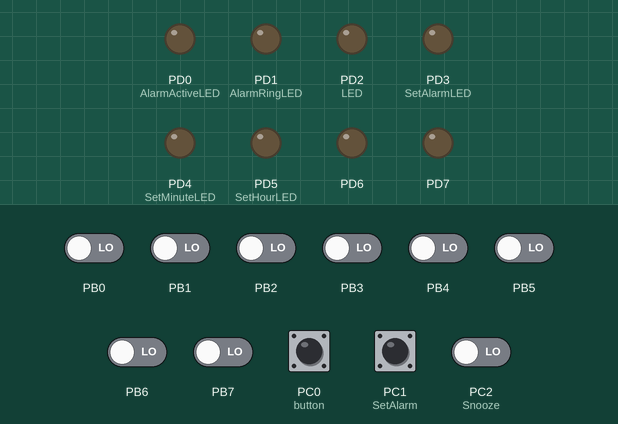
This program was run on a simulated ATmega328P, built with avr-gcc and emulated at 1 MHz (the files do not name the chip). On the bench: output pins drawn as LEDs (lit = HIGH). Wiring (inferred from the names in the program): DS3231 clock at I2C address 0x68. Dashed ring = blinking. The test bench sets the inputs (shaded band); at power-on: PB0–7, PC0 (button), PC1 (SetAlarm), PC2 (Snooze) LOW. The local clock reads 2024-03-15 10:24:30 at power-on unless the program sets it.

Above: at 1.2 s.
1.3 s: PC0 (button) pulled HIGH for 3.2 s
At 2.2 s:
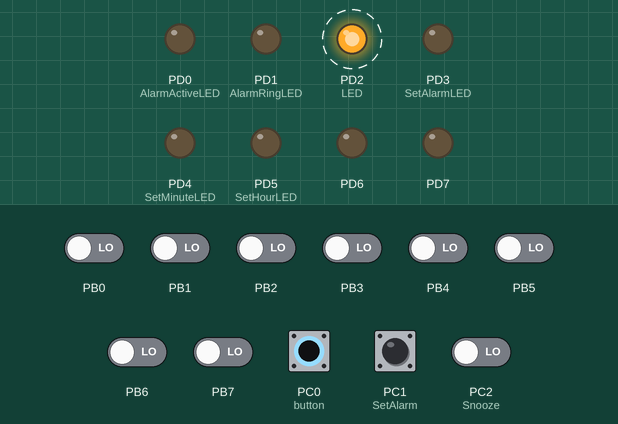
6.0 s: PC1 (SetAlarm) pulled HIGH for 0.15 s
At 7.2 s:
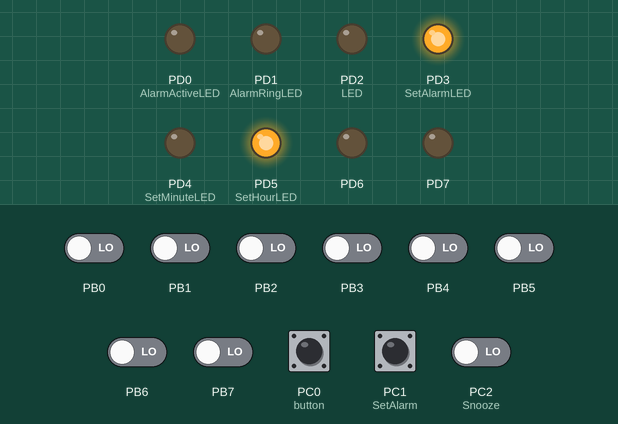
8.0 s: PC1 (SetAlarm) pulled HIGH for 1 s
At 10.2 s:
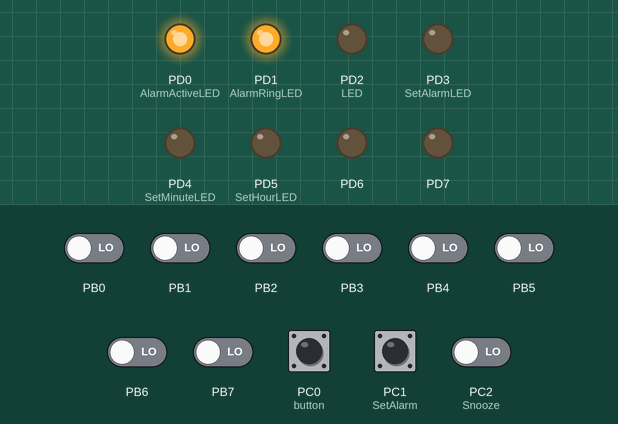
10.5 s: PC2 (Snooze) driven HIGH
At 11.5 s:
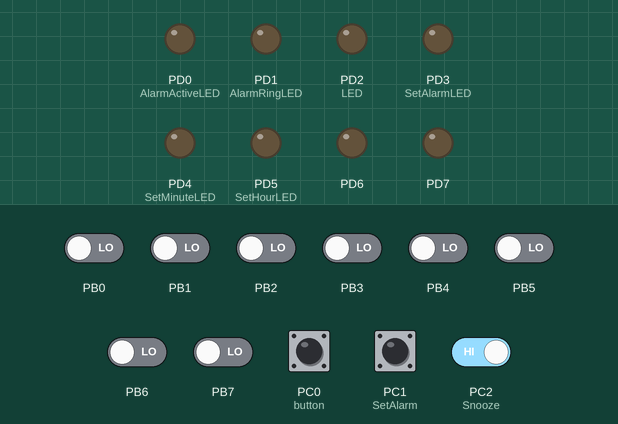
12.0 s: PC0 (button) pulled HIGH for 0.15 s
At 13.7 s:
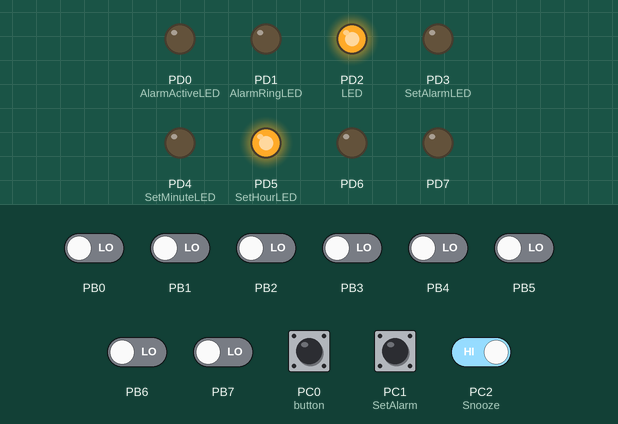
14.0 s: PC0 (button) pulled HIGH for 1 s
At 14.31 s:
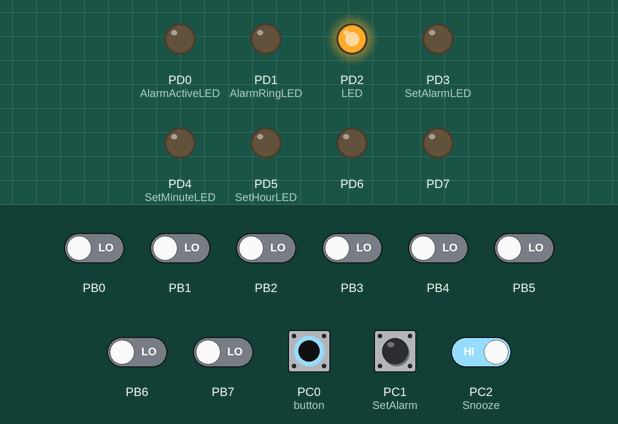
Timing chart, 0 to 17.0 s (numbered marks = the images above; inputs shaded):
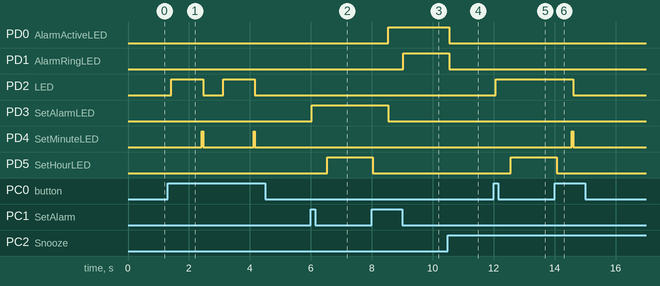

The program:

main.cpp
```cpp
/*
 * alarm_timing.cpp
 *
 * Created: 5/11/2021 11:22:40 AM
 * Author : Chathuni
 */


#ifndef F_CPU
#define F_CPU 1000000UL
#endif

#include <avr/io.h>
#include <util/delay.h>
#include <stdint.h>

#include "Alarm_timing.h"		// Local Library

#define SDA PINC4
#define SCL PINC5

DS3231 RTC(SDA,SCL);

int main(void)
{
	// initialing pins as inputs/outputs and setting initial values
	// function from library Alarm_timing
	int set_time_input = 0;
	int set_alarm_input = 0;

	Alarm alarm1;
	RTC.begin();

	Alarm_timing_init();

    while (1)
    {
		// get the current time
		Time t = RTC.getTime();
		int h = t.hour;
		int m = t.min;

		// check if any mode button is pressed, if so execute respective function

		// set time
		set_time_input = PINC & (1<<SetTime); // status of the set time button; 0 -> not pressed , otherwise -> pressed
		if (set_time_input > 0)	Alarm_timing_set_time(RTC);	// the button is pressed


		// set new alarm
		set_alarm_input = PINC & (1<<SetAlarm); // state of the set alarm button; 0 -> not pressed , otherwise -> pressed

		// if set alarm is pressed without a current active alarm --> set new alarm
		if (set_alarm_input > 0 && alarm1.active == 0)
		{
			alarm1.set();
		}

		set_alarm_input = PINC & (1<<SetAlarm); // state of the set alarm button; 0 -> not pressed , otherwise -> pressed

		// if set alarm is pressed with a current active alarm --> delete the current alarm
		if (set_alarm_input > 0 && alarm1.active == 1)
		{
			alarm1.del();
		}


		// check for alarm time
		if (alarm1.hour == h && alarm1.minute == m && alarm1.active == 1)
		{
			alarm1.ring();
		}

		_delay_ms(100);

    }
	return 0;
}
```

Alarm_timing.cpp
```cpp
/*
 * Alarm_timing.cpp
 *
 * Created: 5/11/2021 11:27:18 AM
 *  Author: Chathuni
 */

#ifndef F_CPU
#define F_CPU 1000000UL
#endif

#include "Alarm_timing.h"
#include <avr/io.h>
#include <util/delay.h>
#include <stdint.h>

#ifndef TWI_FREQ
#define TWI_FREQ 400000L
#endif


#define REG_SEC		0x00
#define REG_MIN		0x01
#define REG_HOUR	0x02
#define REG_DOW		0x03
#define REG_DATE	0x04
#define REG_MON		0x05
#define REG_YEAR	0x06
#define REG_CON		0x0e
#define REG_STATUS	0x0f
#define REG_AGING	0x10
#define REG_TEMPM	0x11
#define REG_TEMPL	0x12

#define DS3231_ADDR_R	0xD1
#define DS3231_ADDR_W	0xD0
#define DS3231_ADDR		0x68

#define cbi(sfr, bit) (_SFR_BYTE(sfr) &= ~_BV(bit))

#define SDA PINC4
#define SCL PINC5

/*************** Class methods for Time ***************/
Time::Time()
{
	this->year = 2021;
	this->mon  = 5;
	this->date = 28;
	this->hour = 0;
	this->min  = 0;
	this->sec  = 0;
	this->dow  = 3;
}

/************** Class methods for DS3231 **************/
DS3231::DS3231(uint8_t data_pin, uint8_t sclk_pin)
{
	_sda_pin = data_pin;
	_scl_pin = sclk_pin;
}

void DS3231::begin()
{
	// activate internal pullups for twi.
	PORTC |= (1<<SDA);
	PORTC |= (1<<SCL);

	// initialize twi prescalar and bit rate
	cbi(TWSR, TWPS0);
	cbi(TWSR, TWPS1);
	TWBR = ((F_CPU / TWI_FREQ) - 16) / 2;

	// enable twi module and twi interrupt
	TWCR = _BV(TWEN) | _BV(TWIE);
}

void DS3231::_burstRead()
{
	// Send start address
	TWCR = _BV(TWEN) | _BV(TWEA) | _BV(TWINT) | _BV(TWSTA);						// Send START
	while ((TWCR & _BV(TWINT)) == 0) {};										// Wait for TWI to be ready
	TWDR = DS3231_ADDR_W;
	TWCR = _BV(TWEN) | _BV(TWINT) | _BV(TWEA);									// Clear TWINT to proceed
	while ((TWCR & _BV(TWINT)) == 0) {};										// Wait for TWI to be ready
	TWDR = 0;
	TWCR = _BV(TWEN) | _BV(TWINT) | _BV(TWEA);									// Clear TWINT to proceed
	while ((TWCR & _BV(TWINT)) == 0) {};										// Wait for TWI to be ready

	// Read data starting from start address
	TWCR = _BV(TWEN) | _BV(TWEA) | _BV(TWINT) | _BV(TWSTA);						// Send rep. START
	while ((TWCR & _BV(TWINT)) == 0) {};										// Wait for TWI to be ready
	TWDR = DS3231_ADDR_R;
	TWCR = _BV(TWEN) | _BV(TWINT) | _BV(TWEA);									// Clear TWINT to proceed
	while ((TWCR & _BV(TWINT)) == 0) {};										// Wait for TWI to be ready
	for (int i=0; i<7; i++)
	{
		TWCR = _BV(TWEN) | _BV(TWINT) | _BV(TWEA);								// Send ACK and clear TWINT to proceed
		while ((TWCR & _BV(TWINT)) == 0) {};									// Wait for TWI to be ready
		_burstArray[i] = TWDR;
	}
	TWCR = _BV(TWEN) | _BV(TWINT);												// Send NACK and clear TWINT to proceed
	while ((TWCR & _BV(TWINT)) == 0) {};										// Wait for TWI to be ready

	TWCR = _BV(TWEN)| _BV(TWINT) | _BV(TWSTO);									// Send STOP
}

uint8_t DS3231::_readRegister(uint8_t reg)
{
	uint8_t	readValue=0;

	// Send start address
	TWCR = _BV(TWEN) | _BV(TWEA) | _BV(TWINT) | _BV(TWSTA);						// Send START
	while ((TWCR & _BV(TWINT)) == 0) {};										// Wait for TWI to be ready
	TWDR = DS3231_ADDR_W;
	TWCR = _BV(TWEN) | _BV(TWINT) | _BV(TWEA);									// Clear TWINT to proceed
	while ((TWCR & _BV(TWINT)) == 0) {};										// Wait for TWI to be ready
	TWDR = reg;
	TWCR = _BV(TWEN) | _BV(TWINT) | _BV(TWEA);									// Clear TWINT to proceed
	while ((TWCR & _BV(TWINT)) == 0) {};										// Wait for TWI to be ready

	// Read data starting from start address
	TWCR = _BV(TWEN) | _BV(TWEA) | _BV(TWINT) | _BV(TWSTA);						// Send rep. START
	while ((TWCR & _BV(TWINT)) == 0) {};										// Wait for TWI to be ready
	TWDR = DS3231_ADDR_R;
	TWCR = _BV(TWEN) | _BV(TWINT) | _BV(TWEA);									// Clear TWINT to proceed
	while ((TWCR & _BV(TWINT)) == 0) {};										// Wait for TWI to be ready
	TWCR = _BV(TWEN) | _BV(TWINT) | _BV(TWEA);									// Send ACK and clear TWINT to proceed
	while ((TWCR & _BV(TWINT)) == 0) {};										// Wait for TWI to be ready
	readValue = TWDR;
	TWCR = _BV(TWEN) | _BV(TWINT);												// Send NACK and clear TWINT to proceed
	while ((TWCR & _BV(TWINT)) == 0) {};										// Wait for TWI to be ready

	TWCR = _BV(TWEN)| _BV(TWINT) | _BV(TWSTO);									// Send STOP
	return readValue;
}

void DS3231::_writeRegister(uint8_t reg, uint8_t value)
{
	// Send start address
	TWCR = _BV(TWEN) | _BV(TWEA) | _BV(TWINT) | _BV(TWSTA);						// Send START
	while ((TWCR & _BV(TWINT)) == 0) {};										// Wait for TWI to be ready
	TWDR = DS3231_ADDR_W;
	TWCR = _BV(TWEN) | _BV(TWINT) | _BV(TWEA);									// Clear TWINT to proceed
	while ((TWCR & _BV(TWINT)) == 0) {};										// Wait for TWI to be ready
	TWDR = reg;
	TWCR = _BV(TWEN) | _BV(TWINT) | _BV(TWEA);									// Clear TWINT to proceed
	while ((TWCR & _BV(TWINT)) == 0) {};										// Wait for TWI to be ready
	TWDR = value;
	TWCR = _BV(TWEN) | _BV(TWINT) | _BV(TWEA);									// Clear TWINT to proceed
	while ((TWCR & _BV(TWINT)) == 0) {};										// Wait for TWI to be ready

	TWCR = _BV(TWEN)| _BV(TWINT) | _BV(TWSTO);									// Send STOP
}

Time DS3231::getTime()
{
	Time t;
	_burstRead();
	t.sec	= _decode(_burstArray[0]);
	t.min	= _decode(_burstArray[1]);
	t.hour	= _decodeH(_burstArray[2]);
	t.dow	= _burstArray[3];
	t.date	= _decode(_burstArray[4]);
	t.mon	= _decode(_burstArray[5]);
	t.year	= _decodeY(_burstArray[6])+2000;
	return t;
}

void DS3231::setTime(uint8_t hour, uint8_t min, uint8_t sec)
{
	if (((hour>=0) && (hour<24)) && ((min>=0) && (min<60)) && ((sec>=0) && (sec<60)))
	{
		_writeRegister(REG_HOUR, _encode(hour));
		_writeRegister(REG_MIN, _encode(min));
		_writeRegister(REG_SEC, _encode(sec));
	}
}

// functions to convert hex representation to integer value
uint8_t	DS3231::_decode(uint8_t value)
{
	uint8_t decoded = value & 127;
	decoded = (decoded & 15) + 10 * ((decoded & (15 << 4)) >> 4);
	return decoded;
}

uint8_t DS3231::_decodeH(uint8_t value)
{
	if (value & 128)
	value = (value & 15) + (12 * ((value & 32) >> 5));
	else
	value = (value & 15) + (10 * ((value & 48) >> 4));
	return value;
}

uint8_t	DS3231::_decodeY(uint8_t value)
{
	uint8_t decoded = (value & 15) + 10 * ((value & (15 << 4)) >> 4);
	return decoded;
}

// functions to convert integer value to hex representation to write to registers
uint8_t DS3231::_encode(uint8_t value)
{
	uint8_t encoded = ((value / 10) << 4) + (value % 10);
	return encoded;
}


/****************** Class methods of Alarm ****************/
Alarm::Alarm()
{
	this->hour = 0;
	this->minute  = 0;
	this->active  = 0;
}

// Public functions

void Alarm::set()
{
	PORTD |= (1<<SetAlarmLED); // turning on set alarm LED
	_delay_ms(500);

	int alarm_h;
	int alarm_m;
	int set_alarm_input;

	PORTD |= (1<<SetHourLED); // turning on set hour LED

	// wait until user presses set alarm button to read the hours
	while (1)
	{
		set_alarm_input = PINC & (1<<SetAlarm);
		if (set_alarm_input > 0)
		{
			alarm_h = read_digit();
			break;
		}
		_delay_ms(100);
	}

	PORTD &= ~(1<<SetHourLED); // turning off set hour LED
	_delay_ms(500);

	PORTD |= (1<<SetMinuteLED); // turning on set minute LED

	// wait until user presses set alarm button to read the minutes
	while (1)
	{
		set_alarm_input = PINC & (1<<SetAlarm);
		if (set_alarm_input > 0)
		{
			alarm_m = read_digit();
			break;
		}
		_delay_ms(100);
	}

	PORTD &= ~(1<<SetMinuteLED); // turning off set minute LED

	// setting the alarm and activating
	this->hour = alarm_h;
	this->minute = alarm_m;
	this->active = 1;

	PORTD |= (1<<AlarmActiveLED); // turning on active alarm indicative LED
	PORTD &= ~(1<<SetAlarmLED); // turning off set alarm LED
	_delay_ms(500);

}

void Alarm::del()
{
	this->active = 0;
	PORTD &= ~(1<<AlarmActiveLED); // turning off active alarm indicative LED
	_delay_ms(500);
}

void Alarm::ring()
{
	PORTD |= (1<<AlarmRingLED); // turning on alarm ring indicative LED

	int snooze_input = 0;

	// wait for the button press of snooze to stop the ringing
	while (1)
	{
		snooze_input = PINC & (1<<Snooze); // reading the state of snooze button
		if (snooze_input > 0)
		{
			PORTD &= ~(1<<AlarmRingLED); // turning off alarm ring indicative LED
			break;
		}
		_delay_ms(100);
	}

	this->active = 0;
	PORTD &= ~(1<<AlarmActiveLED); // turning off active alarm indicative LED
}

// Common function definitions

// Reverse the order of a byte
unsigned char reverse(unsigned char b) {
	b = (b & 0xF0) >> 4 | (b & 0x0F) << 4;
	b = (b & 0xCC) >> 2 | (b & 0x33) << 2;
	b = (b & 0xAA) >> 1 | (b & 0x55) << 1;
	return b;
}

int read_digit()
{
	int bit_input = BitPin % (0b00111111);
	int number = reverse(bit_input<<2); // manipulating the input to obtain the integer
	return number;
}

void Alarm_timing_init()
{
	// setting pins as input/output

	DDRD = 0xff;	// PortD contains only the LEDs, setting them as outputs
	PORTD = 0x00;	// turning off the LEDs as initial conditions

	DDRB = 0x00;	// PortB contains only the inputs of bit pattern

	DDRC &= ~((1<<SetTime) | (1<<SetAlarm) | (1<<Snooze));
}

void Alarm_timing_set_time(DS3231 rtc)
{
	PORTD |= (1<<SetTimeLED); // turning on set time LED
	_delay_ms(500);

	int time_h;
	int time_m;
	int set_time_input;

	PORTD |= (1<<SetHourLED); // turning on set hour LED

	// wait until user presses set time button to read the hours
	while (1)
	{
		set_time_input = PINC & (1<<SetTime);
		if (set_time_input > 0)
		{
			time_h = read_digit();
			break;
		}
		_delay_ms(100);
	}

	PORTD &= ~(1<<SetHourLED); // turning off set hour LED
	_delay_ms(500);

	PORTD |= (1<<SetMinuteLED); // turning on set minute LED

	// wait until user presses set time button to read the minutes
	while (1)
	{
		set_time_input = PINC & (1<<SetTime);
		if (set_time_input > 0)
		{
			time_m = read_digit();
			break;
		}
		_delay_ms(100);
	}

	//setting the time
	rtc.setTime(time_h,time_m,0);

	PORTD &= ~(1<<SetTimeLED); // turning off set time LED
	PORTD &= ~(1<<SetMinuteLED); // turning off set minute LED

	_delay_ms(500);
}
```

Alarm_timing.h
```cpp
/*
 * Alarm_timing.h
 *
 * Created: 5/11/2021 11:25:49 AM
 *  Author: Chathuni
 */


#ifndef ALARM_TIMING_H_
#define ALARM_TIMING_H_

#include <avr/io.h>
#include <util/delay.h>
#include <stdint.h>

// LEDs
#define AlarmActiveLED PIND0
#define AlarmRingLED PIND1
#define SetTimeLED PIND2
#define SetAlarmLED PIND3
#define SetHourLED PIND5
#define SetMinuteLED PIND4

#define BitPin PINB

// Switches for mode selection
#define SetTime PINC0
#define SetAlarm PINC1
#define Snooze PINC2

// Class for Time
class Time
{
	public:
	uint8_t		hour;
	uint8_t		min;
	uint8_t		sec;
	uint8_t		date;
	uint8_t		mon;
	uint16_t	year;
	uint8_t		dow;

	Time();
};

// Class for DS3231
class DS3231
{
	public:
	DS3231(uint8_t data_pin, uint8_t sclk_pin);
	void	begin();
	Time	getTime();
	void	setTime(uint8_t hour, uint8_t min, uint8_t sec);

	private:
	uint8_t _scl_pin;
	uint8_t _sda_pin;
	uint8_t _burstArray[7];


	void	_burstRead();
	uint8_t	_readRegister(uint8_t reg);
	void 	_writeRegister(uint8_t reg, uint8_t value);
	uint8_t	_decode(uint8_t value);
	uint8_t	_decodeH(uint8_t value);
	uint8_t	_decodeY(uint8_t value);
	uint8_t	_encode(uint8_t vaule);
};

// Class for Alarm
class Alarm
{
public:
	int hour;
	int minute;
	int active;

	Alarm();
	void set();
	void del();
	void ring();
};

// Function  prototypes
unsigned char reverse(unsigned char b);
int read_digit();
void Alarm_timing_init();
void Alarm_timing_set_time(DS3231 rtc);

#endif /* ALARM_TIMING_H_ */
```

Measured:
- after the input at 1.3 s, PD2 (LED): alternates HIGH for 1.0 s and LOW for 0.65 s, starting after 0.13 s; PD4 (SetMinuteLED): alternates HIGH for 0.04 s and LOW for 1.7 s, starting after 1.1 s
- after the input at 6.0 s, PD3 (SetAlarmLED): LOW → HIGH at once; PD5 (SetHourLED): LOW → HIGH after 0.54 s
- after the input at 8.0 s, PD0 (AlarmActiveLED): LOW → HIGH after 0.54 s; PD1 (AlarmRingLED): LOW → HIGH after 1.0 s; PD3 (SetAlarmLED): HIGH → LOW after 0.54 s; PD5 (SetHourLED): HIGH → LOW at once
- after the input at 10.5 s, PD0 (AlarmActiveLED), PD1 (AlarmRingLED): HIGH → LOW at once
- after the input at 12.0 s, PD2 (LED): LOW → HIGH after 0.06 s; PD5 (SetHourLED): LOW → HIGH after 0.56 s
- after the input at 14.0 s, PD2 (LED): HIGH → LOW after 0.61 s; PD4 (SetMinuteLED): LOW → HIGH after 0.56 s, → LOW 0.04 s later; PD5 (SetHourLED): HIGH → LOW after 0.06 s
